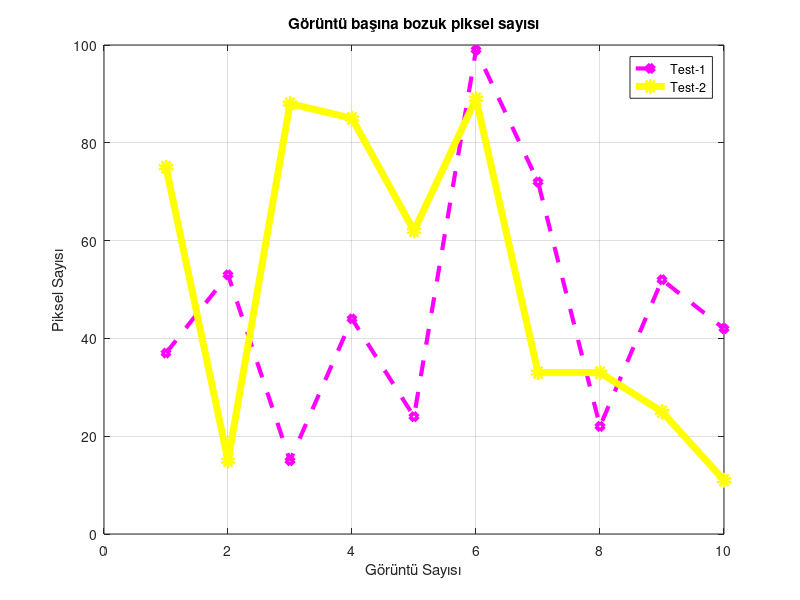

Recreate this plot in MATLAB.
clc;
clear all;

test1 = round(100 * rand(1,10));
test2 = round(100 * rand(1,10));
x = 1:1:10;

plot(x, test1, "Color", "m", "LineWidth", 3, "LineStyle", "--", "Marker", "d");
hold on; % Farklı plotları aynı grafikte göstermeye yarar.
plot(x, test2, "Color", "y", "LineWidth", 5, "LineStyle", "-", "Marker", "o");

xlabel("Görüntü Sayısı");
ylabel("Piksel Sayısı");
title("Görüntü başına bozuk piksel sayısı");
legend("Test-1", "Test-2")
grid on; % Kılavuz Çizgiler
